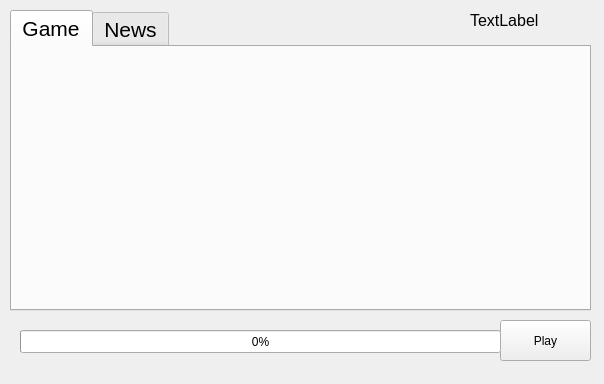
<?xml version="1.0" encoding="UTF-8"?>
<ui version="4.0">
 <class>MainWindow</class>
 <widget class="QMainWindow" name="MainWindow">
  <property name="geometry">
   <rect>
    <x>0</x>
    <y>0</y>
    <width>604</width>
    <height>384</height>
   </rect>
  </property>
  <property name="minimumSize">
   <size>
    <width>604</width>
    <height>384</height>
   </size>
  </property>
  <property name="maximumSize">
   <size>
    <width>604</width>
    <height>384</height>
   </size>
  </property>
  <property name="windowTitle">
   <string>GameLauncher</string>
  </property>
  <widget class="QWidget" name="centralWidget">
   <widget class="QPushButton" name="btnPlay">
    <property name="geometry">
     <rect>
      <x>500</x>
      <y>320</y>
      <width>91</width>
      <height>41</height>
     </rect>
    </property>
    <property name="text">
     <string>Play</string>
    </property>
   </widget>
   <widget class="QProgressBar" name="pbDownload">
    <property name="geometry">
     <rect>
      <x>20</x>
      <y>330</y>
      <width>481</width>
      <height>23</height>
     </rect>
    </property>
    <property name="value">
     <number>0</number>
    </property>
   </widget>
   <widget class="QTabWidget" name="tabWidget">
    <property name="geometry">
     <rect>
      <x>10</x>
      <y>10</y>
      <width>581</width>
      <height>301</height>
     </rect>
    </property>
    <property name="font">
     <font>
      <pointsize>16</pointsize>
     </font>
    </property>
    <property name="currentIndex">
     <number>0</number>
    </property>
    <widget class="QWidget" name="tab">
     <attribute name="title">
      <string>Game</string>
     </attribute>
    </widget>
    <widget class="QWidget" name="tab_2">
     <attribute name="title">
      <string>News</string>
     </attribute>
    </widget>
   </widget>
   <widget class="QLabel" name="label">
    <property name="geometry">
     <rect>
      <x>470</x>
      <y>0</y>
      <width>131</width>
      <height>41</height>
     </rect>
    </property>
    <property name="font">
     <font>
      <pointsize>12</pointsize>
     </font>
    </property>
    <property name="text">
     <string>TextLabel</string>
    </property>
   </widget>
   <zorder>tabWidget</zorder>
   <zorder>btnPlay</zorder>
   <zorder>pbDownload</zorder>
   <zorder>label</zorder>
  </widget>
  <widget class="QMenuBar" name="menuBar">
   <property name="geometry">
    <rect>
     <x>0</x>
     <y>0</y>
     <width>604</width>
     <height>21</height>
    </rect>
   </property>
  </widget>
 </widget>
 <layoutdefault spacing="6" margin="11"/>
 <resources/>
 <connections/>
</ui>
